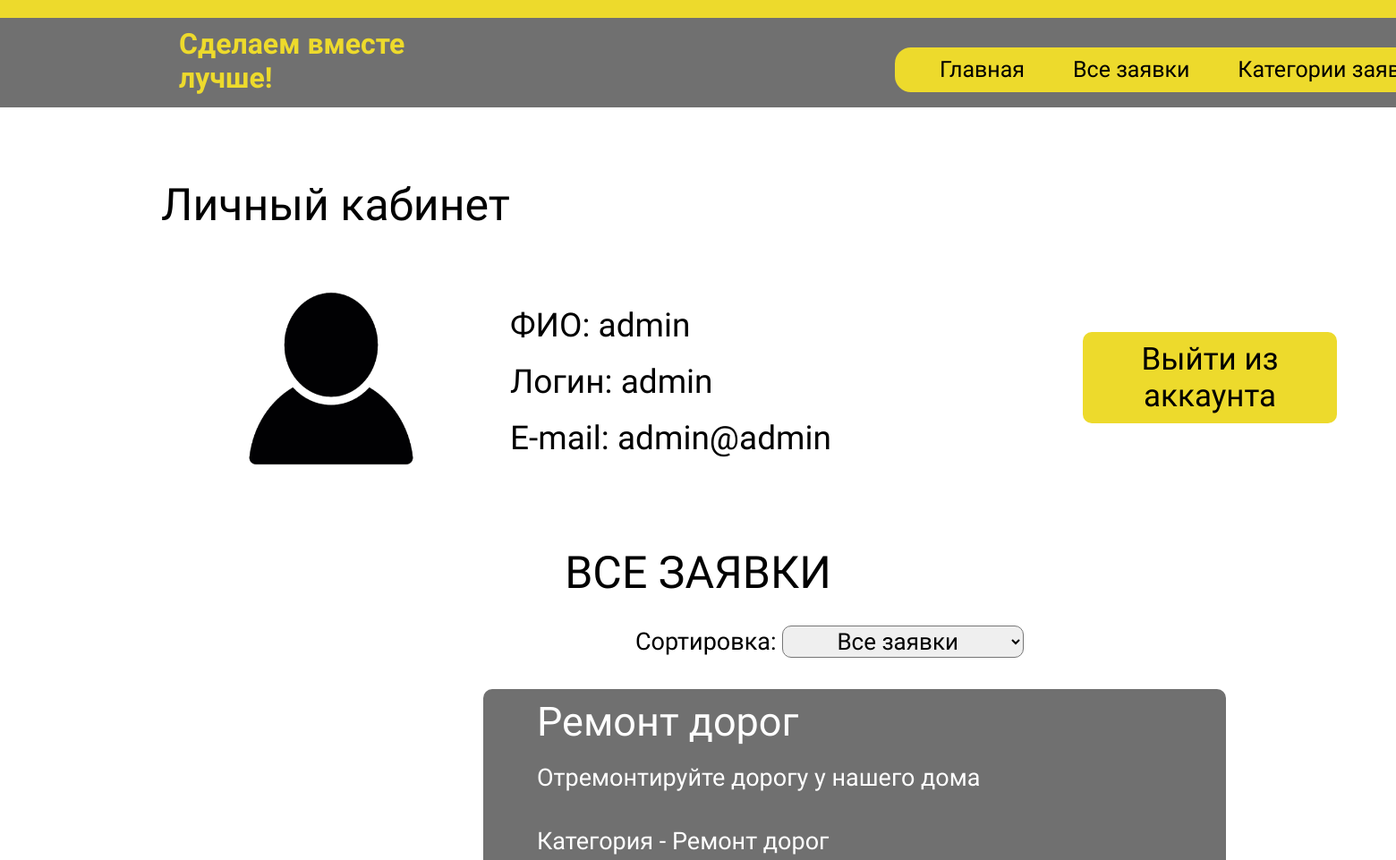
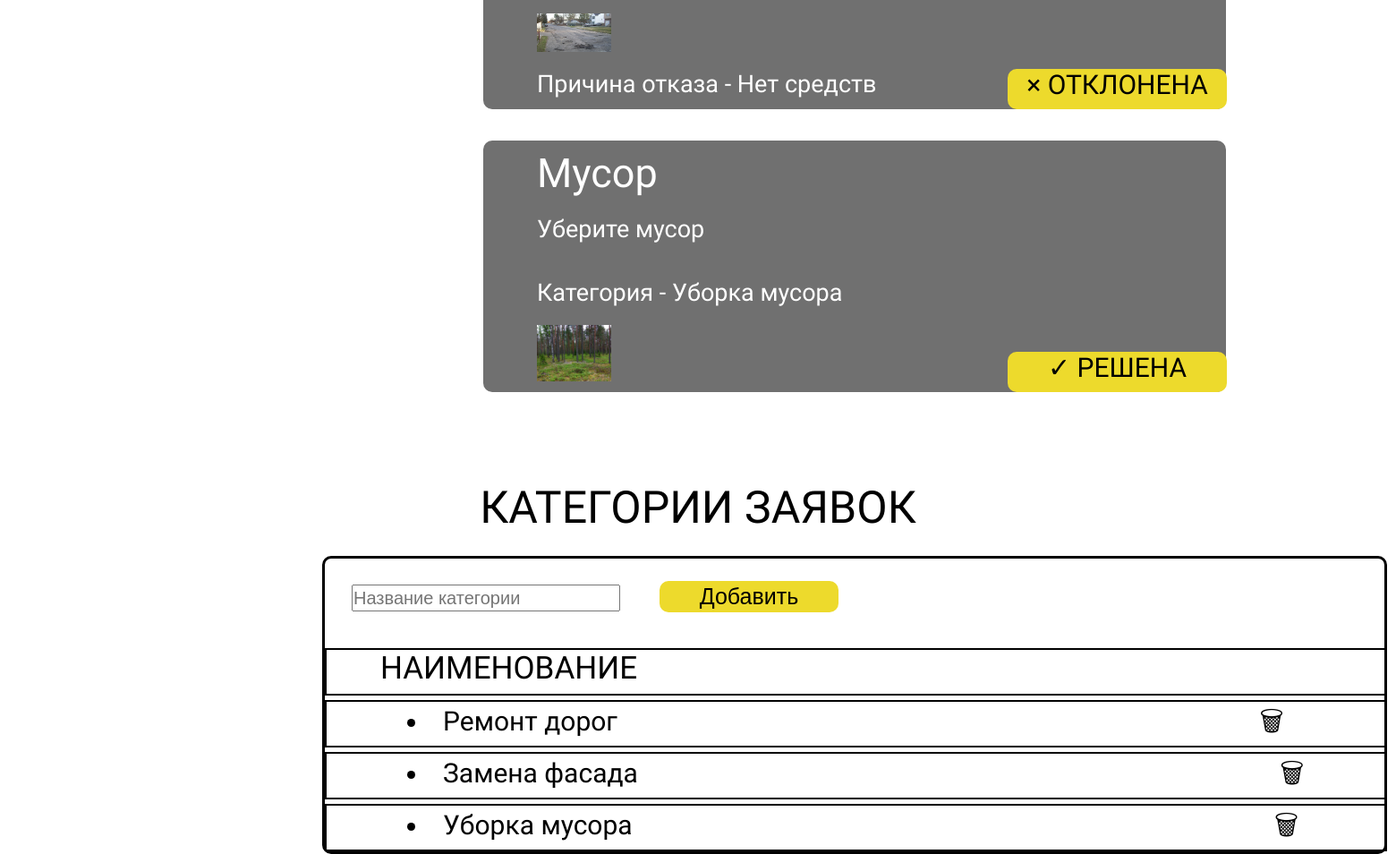
Screenshot of /templates/admin.php (signed in) with the database file from the repository (2 pictures, top to bottom).
### tables this page shows
CREATE TABLE `zayvki` (
  `id` int(11) NOT NULL,
  `name` varchar(35) NOT NULL,
  `context` varchar(100) NOT NULL,
  `category_id` int(11) NOT NULL,
  `file` varchar(50) NOT NULL,
  `id_user` int(11) NOT NULL,
  `date` date NOT NULL,
  `status` varchar(20) DEFAULT 'new',
  `reason_rejection` varchar(255) DEFAULT NULL
);

CREATE TABLE `categories` (
  `id` int(11) NOT NULL,
  `category_name` varchar(100) NOT NULL
);

### templates/admin.php (the view, shortened to what this page needs)
<!DOCTYPE html>
<html lang="ru">
<head>
    <link rel="stylesheet" href="../style.css">
    <?php require '../osnova/setup.php'; ?>
</head>
<body>
<header>
    <div class="header_kab">
        <h1>Сделаем вместе<br> лучше!</h1>
        <div class="nav_kab">
            <li><a href='../glavnaya/main1.php'>Главная</a></li>
            <li><a href="#zayavka_kab">Все заявки</a></li>
            <li><a href="#kategorii">Категории заявок</a></li>
        </div>
    </div>
</header>
<main>
<div class="lichkab">
<p>Личный кабинет</p>
</div>
<div class="info_user">
    <img src="../img/user.png" alt="photouser">
    <div class="info_user_dann">
        <p>ФИО: <?php echo htmlspecialchars($_SESSION['fio']); ?></p>
        <p>Логин: <?php echo htmlspecialchars($_SESSION['login']); ?></p>
        <p>E-mail: <?php echo htmlspecialchars($_SESSION['email']); ?></p>
    </div>
</div>
<button class="exitkab"><a href="../templates/logout.php">Выйти из аккаунта</a></button>
<div class="zayavka_kab" id='zayavka_kab'>
<h2>ВСЕ ЗАЯВКИ</h2>
<div class="sort_kab">
<p>Сортировка:
    <select name="sort" id="sort" onchange="sortRequests()">
        <option value="">Все заявки</option>
    </select>
</p>
</div>
<div id="requests-container">
<?php
require $_SERVER['DOCUMENT_ROOT'] . '/portal/connect.php';
$sql = "
    SELECT z.*, c.category_name
    FROM zayvki z
    LEFT JOIN categories c ON z.category_id = c.id
";
$sql .= " ORDER BY z.date DESC";
$stmt = $mysqli->prepare($sql);
$stmt->execute();
$result = $stmt->get_result();
$count = mysqli_num_rows($result);
if ($count > 0) {
    echo '<div class="zayavka_list">';
    while ($row = $result->fetch_assoc()) {
        echo '<div class="zayavka_1">';
        echo '<h3>' . htmlspecialchars($row['name']) . '</h3>';
        echo '<p>' . htmlspecialchars($row['context']) . '</p><br>';
        echo '<p>Категория - ' . htmlspecialchars($row['category_name']) . '</p>';
        $target_dir = $_SERVER['DOCUMENT_ROOT'] . '/portal/uploads/' . htmlspecialchars($row['file']);
        if (file_exists($target_dir)) {
            echo '<img src="/portal/uploads/' . htmlspecialchars($row['file']) . '" alt="Загруженное фото" style="max-width: 10%; height: auto; margin-left:60px; margin-top:20px">';
        } else {
            echo '<p>Фото отсутствует.</p>';
        }
        if ($row['status'] == 'rejected') {
            echo '<p>Причина отказа - ' . htmlspecialchars($row['reason_rejection']) . '</p>';
        }
        echo '<div class="status">';
        $status = '';
        if ($row['status'] == 'resolved') {
            $status = '&#x2713; РЕШЕНА';
        } elseif ($row['status'] == 'rejected') {
            $status = '&#215; ОТКЛОНЕНА';
        } elseif ($row['status'] == 'new') {
            $status = '&#8853; НОВАЯ';
        }
        echo $status;
        echo '</div>';
        echo '</div>';
    }
    echo '</div>';
} else {
    echo '<div class="no_zayvka">Заявок нет.</div>';
}
?>
</div>
</div>
<div class="kategorii" id='kategorii'>
<h2>КАТЕГОРИИ ЗАЯВОК</h2>
<div class="block_kategorii">
<form action="../templates/add_category.php" method="POST" class="add-category">
<input type="text" name="category_name" placeholder="Название категории" required>
<button type="submit" class="dobav_kat">Добавить</button>
</form>
<div class="spisok_kat">
<p>НАИМЕНОВАНИЕ</p>
<?php
require $_SERVER['DOCUMENT_ROOT'] . '/portal/connect.php';
$sql_categories = "SELECT * FROM categories";
$result_categories = $mysqli->query($sql_categories);
if ($result_categories && mysqli_num_rows($result_categories) > 0) {
    while ($category = $result_categories->fetch_assoc()) {
        echo '<li>' . htmlspecialchars($category['category_name']) . '
            <form action="../templates/delete_category.php" method="POST" style="display:inline;" onsubmit="return confirmDelete();">
                <input type="hidden" name="category_id" value="' . htmlspecialchars($category['id']) . '">
                <button type="submit" class="delete-category">&#128465;</button>
            </form></li>';
    }
} else {
    echo '<li>Нет категорий.</li>';
}
?>
</div></div></div>
</main>
</body>
</html>

### osnova/setup.php (shortened to what this page needs)
 <head>
<link rel="stylesheet" href="style.css">
</head>

### style.css (style rules this page uses)
* { padding: 0; margin: 0; box-sizing: border-box; }
html { scroll-behavior: smooth; overflow: scroll; overflow-x: hidden; }
body { font-family: 'Montserrat Alternates'; background: #ffff; height: 100vh; }
.header_kab { width: 1920px; height: 100px; position: absolute; background-color: #707070; margin-top: 20px; }
.header_kab h1 { color: #EDDA2C; margin-left: 200px; margin-top: 10px; }
.nav_kab { background-color: #EDDA2C; position: absolute; width: 700px; height: 50px; margin-top: -53px; margin-left: 1000px; border-radius:18px ; }
.nav_kab a { color: #000000; text-decoration: none; }
.nav_kab li { display: inline-block; margin-left: 50px; margin-top: 10px; font-size: 25px; }
.lichkab p { font-family: 'Montserrat Alternates'; font-size: 50px; padding-left: 180px; padding-top: 200px; }
.info_user { padding-top: 20px; }
.info_user img { width: 360px; height: 210px; margin-left: 190px; margin-top: 40px; }
.info_user_dann { margin-top: -210px; margin-left: 70px; }
.info_user p { font-size: 37px; font-family: 'Montserrat Alternates'; padding-left: 500px; padding-top: 20px; }
.exitkab { width: 284px; height: 102px; background-color: #EDDA2C; border-radius: 10px; border: none; margin-left: 1210px; margin-top: -140px; position: absolute; }
.exitkab a { text-decoration: none; color: #000000; font-size: 35px; font-family: 'Montserrat Alternates'; }
.zayavka_kab { padding-top: 100px; }
.zayavka_kab h2 { font-size: 50px; font-weight: 500; text-align: center; }
.sort_kab p { font-size: 27px; margin-left: 710px; margin-top: 30px; }
.sort_kab select { width: 270px; height: 36px; border-radius: 10px; font-size: 26px; font-family: 'Montserrat Alternates'; text-align: center; }
.sort_kab option { font-size: 26px; font-family: 'Montserrat Alternates'; }
.zayavka_1 { width: 830px; background-color: #707070; margin-left: 540px; margin-top: 35px; border-radius: 10px; flex-direction: column; display: flex; }
.zayavka_1 h3 { font-size: 45px; color: #FFF; font-family: 'Montserrat Alternates'; margin-top: 10px; margin-left: 60px; font-weight: 500; }
.zayavka_1 p { font-size: 27px; color: #FFF; font-family: 'Montserrat Alternates'; margin-top: 20px; margin-left: 60px; font-weight: 300; }
.status { background-color: #EDDA2C; width: 245px; height: 45px; border-radius: 10px; margin-left: 586px; text-align: center; font-weight: 400; font-size: 30px; color: #000; font-family: 'Montserrat Alternates'; margin-top: -33px; }
.kategorii { padding-top: 100px; }
.kategorii h2 { text-align: center; font-size: 50px; font-weight: 500; }
.block_kategorii { width: 1190px; border: 3px solid black; border-radius: 10px; margin-left: 360px; margin-top: 25px; }
.dobav_kat { background-color: #EDDA2C; width: 200px; height: 35px; border: none; border-radius: 10px; font-size: 25px; margin-top: 70px; margin-left: 40px; }
.spisok_kat { margin-top: 40px; }
.spisok_kat p { width: 1187px; height: 53px; font-size: 35px; border: 2px solid black; font-weight: 500; padding-left: 60px; }
.spisok_kat li { width: 1187px; height: 53px; font-size: 30px; border: 2px solid black; font-weight: 500; padding-left: 90px; margin-top: 5px; }
.add-category input { width: 300px; height: 30px; margin-left: 30px; font-size: 20px; }
.delete-category { margin-left: 710px; background-color: transparent; border: none; font-size: 30px; }

### templates/admin.php (style rules this page uses)
form { margin-top: -45px; }

### rows the page displays
zayvki: name "Ремонт дорог", context "Отремонтируйте дорогу у нашего дома", category.category_name "Ремонт дорог", file (picture), reason_rejection "Нет средств", status "× ОТКЛОНЕНА"
zayvki: name "Мусор", context "Уберите мусор", category.category_name "Уборка мусора", file (picture), status "✓ РЕШЕНА"
categories: category_name "Ремонт дорог"
categories: category_name "Замена фасада"
categories: category_name "Уборка мусора"

### other values shown
$_SESSION['fio'] "admin"
$_SESSION['login'] "admin"
$_SESSION['email'] "admin@admin"
